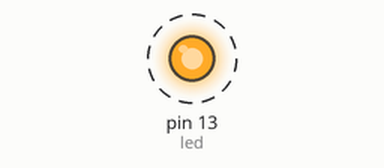
Bench run of a sketch on a simulated Arduino Uno, built with avr-gcc and run on an emulated ATmega328P. Parts: output pins drawn as LEDs (lit = HIGH). Dashed ring = blinking.

Above: at 0.2 s.
Timing chart, 0 to 3.0 s (numbered marks = the images above):
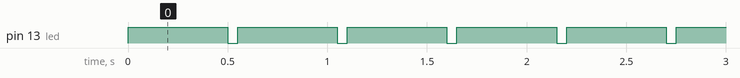

Measured:
- by itself, pin 13 (led): alternates HIGH for 0.50 s and LOW for 0.05 s

The sketch:

P04_Blink_delay_Custom.ino
```cpp
int led = 13;
int dEncendido = 500;
int dApagado = 50;
void setup() {
  // put your setup code here, to run once:
  pinMode(led,OUTPUT);
  // input  = sensores, en si entrada de datos
  // output = actuadores, cosas que cambian el entorno, led, bocinas, etc
}

void loop() {

  digitalWrite(led,1);
  delay(dEncendido);
  digitalWrite(led,0);
  delay(dApagado);

}
```
